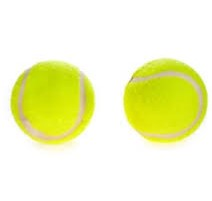
%> input picture smoothingFilters/two_balls.jpg, 212 x 201 px
$ octave smoothing_filter.m   (GNU Octave 9; MATLAB toolbox functions it lacks are replaced by stand-ins)
%> lines starting %> are read from the running program, lines starting %| are printed output that depends on the picture
image_RGB = rgb2gray(imread('two_balls.jpg'));
%> image_RGB: size 201x212 uint8; min 143, max 255, mean 239.7

noisy_gauss = imnoise(image_RGB, 'gaussian', 0, 0.1);
noisy_salpep = imnoise(image_RGB, 'salt & pepper', 0.1);

noisy_gauss_salpep = imnoise(noisy_gauss, 'salt & pepper', 0.1);
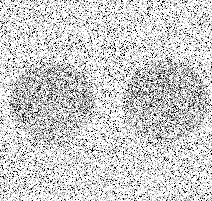
%> noisy_gauss_salpep: size 201x212 uint8; min 0, max 255, mean 204.4

%% for horizontal scratch
hor_scratch = image_RGB;
hor_scratch(112, :, :) = 0;
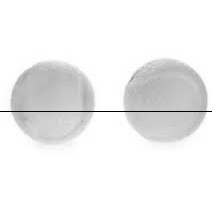
%> hor_scratch: size 201x212 uint8; min 0, max 255, mean 238.6

%% horizontal scratch filter
[row_size, col_size] = size(hor_scratch);
%> row_size = 201; col_size = 212
padded_hor_scratch = padarray(hor_scratch, [3,0]);
smoothed_hor_scratch = zeros(row_size, col_size);
for i = 4:(row_size+3)
    for j = 1:col_size
        filter_values = padded_hor_scratch(i-3:i+3, j);
        sorted_fil_val = sort(filter_values);
        smoothed_hor_scratch(i-3,j) = sorted_fil_val(4);
    end
end
hor_scratch_smoothed = mat2gray(smoothed_hor_scratch);

%% function call
noisy_gauss_smoothed = averaging_filter(noisy_gauss);
noisy_salpep_smoothed = median_filter(noisy_salpep);
noisy_salpep_gauss_smoothed = median_filter(averaging_filter(noisy_gauss_salpep));
% hor_scratch_smoothed = median_filter(hor_scratch);

%% for displaying
% [9 lines of commented-out code are left out]

figure, imshow(image_RGB), title('Original Grayscale Image');
figure, subplot(1,2,1), imshow(noisy_gauss), title('Gaussian Noise');
subplot(1,2,2), imshow(noisy_gauss_smoothed), title('Use of Averaging Filter');
figure, subplot(1,2,1), imshow(noisy_salpep), title('Salt & Pepper Noise');
subplot(1,2,2), imshow(noisy_salpep_smoothed), title('Use of Median Filter');
figure, subplot(1,2,1), imshow(noisy_gauss_salpep), title('Both Gaussian and Salt& Pepper Noise')
subplot(1,2,2), imshow(noisy_salpep_gauss_smoothed),title('Use of Averaging & Median Filter');
figure, subplot(1,2,1), imshow(hor_scratch), title('Horizontal Scratch');
subplot(1,2,2), imshow(hor_scratch_smoothed),title('Use of Median Filter');

%% for gaussian noise, using averaging filter of size 3X3
function[smoothed_img_gauss] = averaging_filter(noisy_gauss)
[row_size, col_size] = size(noisy_gauss);
%> row_size = 201; col_size = 212
% zero padding
noisy_gauss_padded = padarray(noisy_gauss, [1,1]);
smoothed_gauss = zeros(row_size, col_size);
for i = 2:(row_size+1)
    for j = 2:(col_size+1)
        smoothed_gauss(i-1,j-1) = sum(sum(noisy_gauss_padded(i-1:i+1, j-1:j+1)))/9;
    end
end
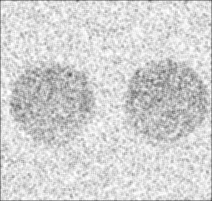
%> smoothed_gauss: size 201x212 double; min 71.78, max 255, mean 211.3
smoothed_img_gauss = mat2gray(smoothed_gauss);
end

%% for salt and pepper noise, using median filter of size 5X5
function[smoothed_img_salpep] = median_filter(noisy_salpep)
[row_size, col_size] = size(noisy_salpep);
noisy_salpep_padded = padarray(noisy_salpep, [2,2]);
smoothed_salpep = zeros(row_size,col_size);
for i = 3:(row_size+2)
    for j = 3:(col_size+2)
        filter_values = noisy_salpep_padded(i-2:i+2, j-2:j+2);
        sorted_fil_val = sort(filter_values);
        smoothed_salpep(i-2,j-2) = sorted_fil_val(13);
    end
end
smoothed_img_salpep = mat2gray(smoothed_salpep);
%> in averaging_filter (call 2), `noisy_gauss_padded = padarray(noisy_gauss, [1,1]);`:
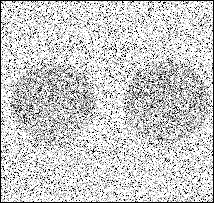
%> noisy_gauss_padded: size 203x214 uint8; min 0, max 255, mean 200.5
%> after the loop in averaging_filter (call 2), `for i = 2:(row_size+1)`:
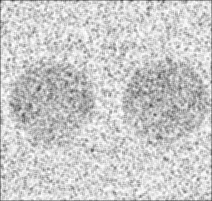
%> smoothed_gauss: size 201x212 double; min 59.56, max 255, mean 203.1
%> in median_filter (call 2), `noisy_salpep_padded = padarray(noisy_salpep, [2,2]);`:
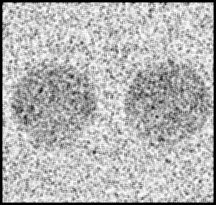
%> noisy_salpep_padded: size 205x216 double; min 0, max 1, mean 0.707
%> after the loop in median_filter (call 2), `for i = 3:(row_size+2)`:
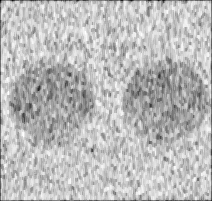
%> smoothed_salpep: size 201x212 double; min 0, max 1, mean 0.734; mean of the top-left, top-right, bottom-left and bottom-right quarters 0.735, 0.729, 0.735, 0.737
end

$ run again, with smoothingFilters/gaussian.jpg copied over smoothingFilters/two_balls.jpg
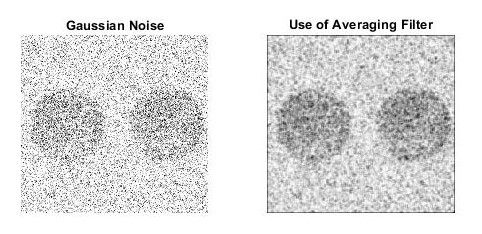
%> input picture smoothingFilters/gaussian.jpg, 482 x 234 px
%> hor_scratch: size 234x482 uint8; min 0, max 255, mean 221.1
%> after the loop `for i = 4:(row_size+3)`:
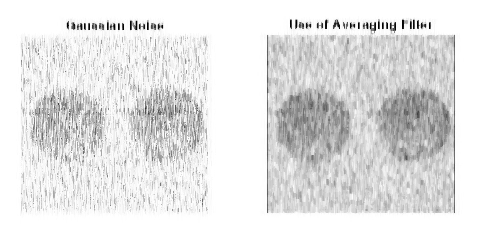
%> smoothed_hor_scratch: size 234x482 double; min 0, max 255, mean 227.2
%> noisy_salpep_padded: size 238x486 double
%> after the loop in median_filter (call 2), `for i = 3:(row_size+2)`:
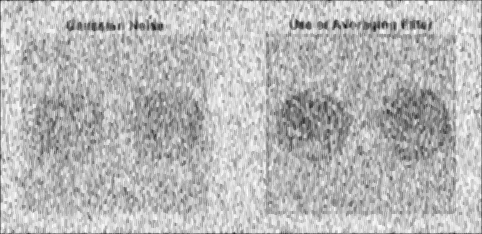
%> smoothed_salpep: size 234x482 double; min 0.104, max 1, mean 0.722

$ run again, with smoothingFilters/gaussian_salt_pepper.jpg copied over smoothingFilters/two_balls.jpg
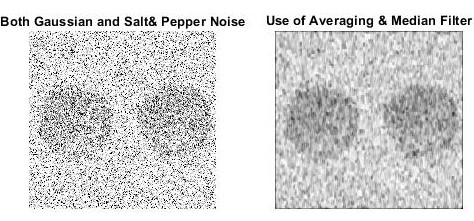
%> input picture smoothingFilters/gaussian_salt_pepper.jpg, 474 x 221 px
%> hor_scratch: size 221x474 uint8; min 0, max 255, mean 212.8
%> in averaging_filter (call 2), `noisy_gauss_padded = padarray(noisy_gauss, [1,1]);`:
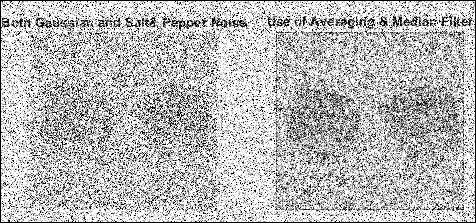
%> noisy_gauss_padded: size 223x476 uint8; min 0, max 255, mean 184.7
%> noisy_salpep_padded: size 225x478 double
%> in median_filter (call 2), `smoothed_img_salpep = mat2gray(smoothed_salpep);`:
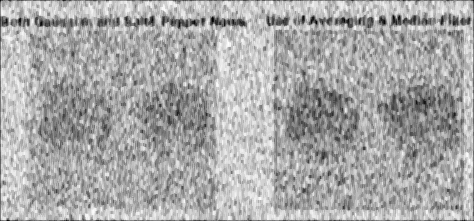
%> smoothed_img_salpep: size 221x474 double; min 0, max 1, mean 0.663

$ run again, with smoothingFilters/horizontal_scratch.jpg copied over smoothingFilters/two_balls.jpg
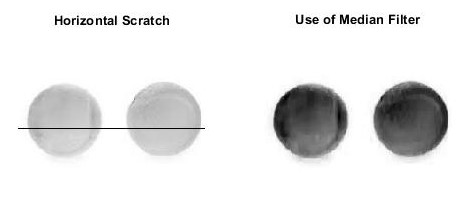
%> input picture smoothingFilters/horizontal_scratch.jpg, 462 x 207 px
%> hor_scratch: size 207x462 uint8; min 0, max 255, mean 229.6
%> noisy_salpep_padded: size 211x466 double
%> after the loop in median_filter (call 2), `for i = 3:(row_size+2)`:
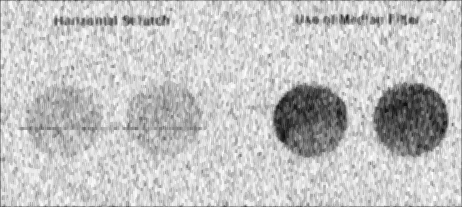
%> smoothed_salpep: size 207x462 double; min 0.059, max 0.999, mean 0.765
